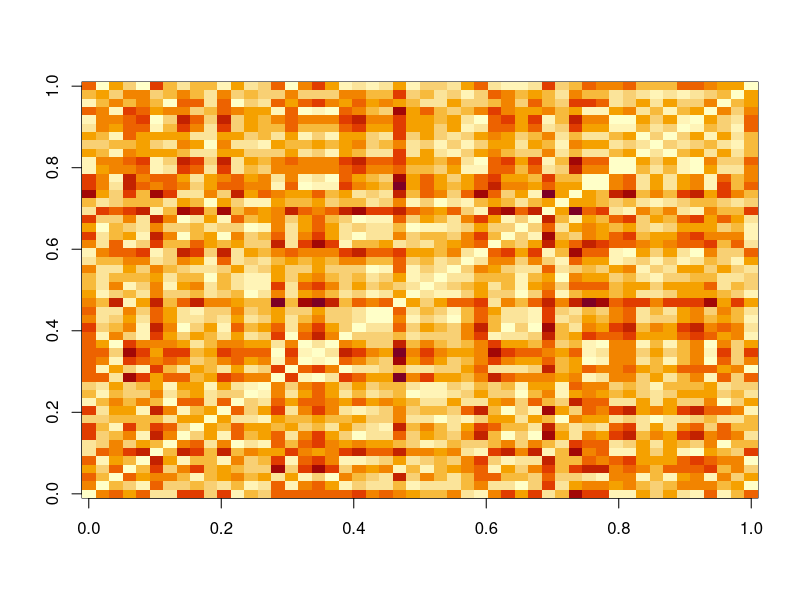

This chart was generated by the following R code:
## ---- chunk 1
# Set the seed for reproducibility
set.seed(123)

# Generate 50 2D random vectors = 100 standard uniform values
# Store in a 50 x 2 matrix
X <- matrix(data = runif(n = 100, min = 0, max = 1),
            nrow = 50,
            ncol = 2)

dist_mat <- dist(x = X, method = "euclidean")
image(as.matrix(dist_mat, nrow = 50, ncol = 50))
